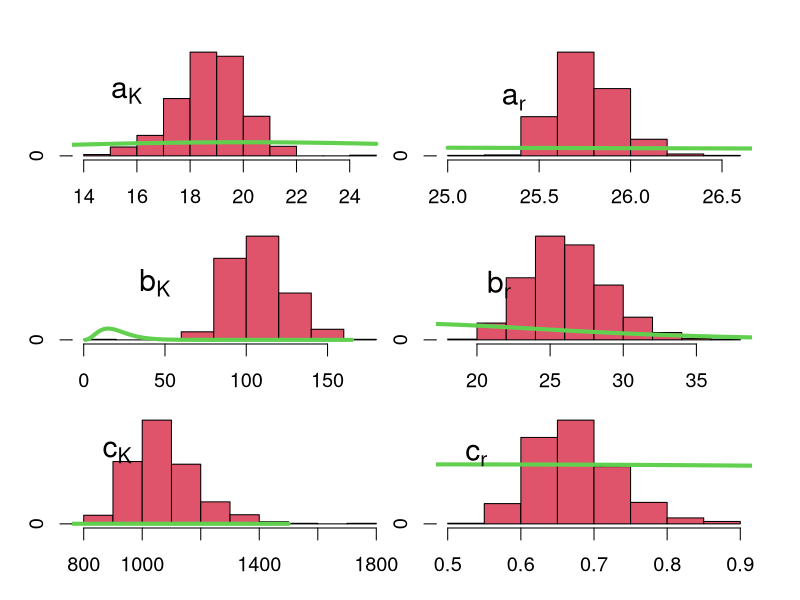

The R source for this figure:
# Copyleft (or the one to blame): Carvalho, LMF (2014)
# Last updated: 09/06/2014 
posterior <- data.frame(read.table("DATA/posterior_real.txt",T))
M <- 10000
prior <- data.frame( # prior distributions for r(T) and K(T) parameters
  a1 = rnorm(M, 25, 10),
  b1 = rgamma(M, 4, 1/5),
  c1 = rgamma(M, 1, 1/1000),
  a2 = rnorm(M, 25, 10),
  b2 = rgamma(M, 4, 1/5),
  c2 = rnorm(M, .5, 2)
  )
############
## Prior vs Posterior plots -- Figure 1
jpeg(filename = "fig_2.jpeg",
     width = 30, height = 40, units = "cm", pointsize = 18,
     quality = 100, res = 500)
par(mfrow = c(3, 2),
    oma =  c(1, 2, 1, 1),
    mar = c(2, 1, 1, 1),
    cex = 1.2)

ha1 <- hist(posterior$a1, plot = FALSE)
ha1$counts <- ha1$counts/sum(ha1$counts)
plot(ha1, col = 2, main = "",
     xlab = expression(a[K]))
lines(seq(13, 25, .1),  dnorm(seq(13, 25, .1), 20, 10), col = 3, lwd = 4)
legend(x = 13, y = .29, legend =  expression(a[K]), bty = "n", cex = 1.5)

ha2 <- hist(posterior$a2, plot = FALSE)
ha2$counts <- ha2$counts/sum(ha2$counts)
plot(ha2, col = 2, main = "", xlab = expression(a[2]))
lines(seq(25, 28, .1), dnorm(seq(25, 28, .1), 20, 10), col = 3, lwd = 4)
legend(x = 25, y = .4, legend =  expression(a[r]), bty = "n", cex = 1.5)

hb1 <- hist(posterior$b1, plot = FALSE)
hb1$counts <- hb1$counts/sum(hb1$counts)
plot(hb1, col = 2, main = "", xlab = expression(b[K]))
lines(seq(1, 165, .1), dgamma(seq(1, 165, .1), 4, 1/5),col = 3,lwd = 4)
legend(x = 1, y = .37, legend =  expression(b[K]), bty = "n", cex = 1.5)

hb2 <- hist(posterior$b2, plot = FALSE)
hb2$counts <- hb2$counts/sum(hb2$counts)
plot(hb2, col = 2, main = "", xlab = expression(b[r]))
lines(seq(15, 45, .1), dgamma(seq(15,45,.1), 4, 1/5), col = 3, lwd = 4)
legend(x = 17, y = .25, legend =  expression(b[r]), bty = "n", cex = 1.5)

hc1 <- hist(posterior$c1, plot = FALSE)
hc1$counts <- hc1$counts/sum(hc1$counts)
plot(hc1, col = 2, main = "", xlab = expression(c[1]))
lines(seq(500, 1500, 1), dgamma(seq(500, 1500, 1), 1, 1/1000), col = 3,lwd = 4)
legend(x = 680, y = .4, legend =  expression(c[K]), bty = "n", cex = 1.5)

hc2 <- hist(posterior$c2, plot = FALSE)
hc2$counts <- hc2$counts/sum(hc2$counts)
plot(hc2, col = 2, main = "", xlab = expression(c[2]))
lines(seq(0, 1, .01), dnorm(seq(0, 1, .01), .5, 2), col = 3, lwd = 4)
legend(x = .45, y = .35, legend =  expression(c[r]), bty = "n", cex = 1.5)

dev.off()
